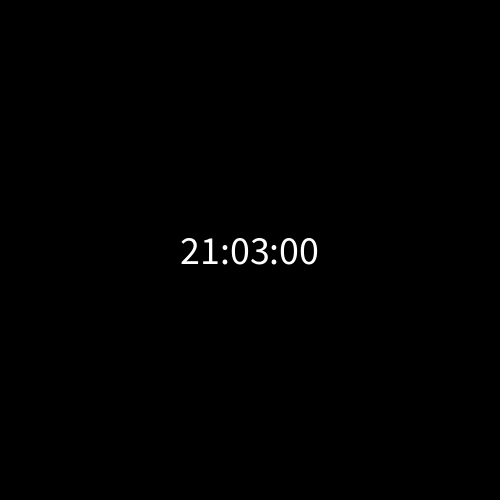
Frame 1 (no input)
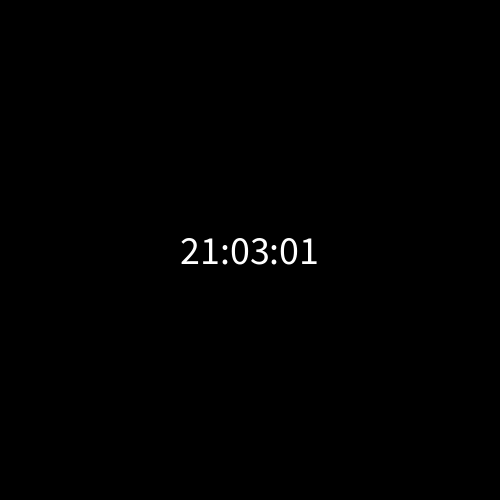
Frame 60 (the mouse pressed at the canvas centre just before this capture)
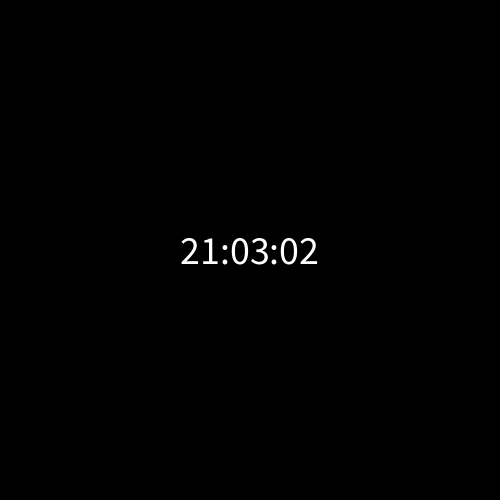
Frame 120 (the mouse held since frame 60 and released just before this capture)

The Processing sketch that drew these frames (run headless with seeded random() and noise(); from frame 60 on, the mouse is pressed at the canvas centre):

// Processing sketch: ejercicio_4_clase_semana_5_reloj
// ── ejercicio_4_clase_semana_5_reloj.pde
int h;
int m;
int s;

String timeString;

void setup() {
size(500, 500);
textAlign(CENTER, CENTER);
textSize(40);
}

void draw() {
h = hour ();
m = minute();
s = second ();

timeString = nf(h, 2) + ":" + nf(m, 2) + ":" + nf(s, 2);

background(0);
text(timeString, width /2, height/2);

}
